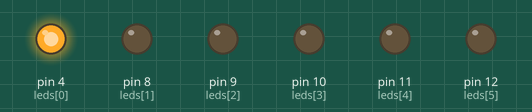
Simulated run of this sketch. Board: Arduino Uno, built with avr-gcc and run on an emulated ATmega328P. On the bench: output pins drawn as LEDs (lit = HIGH).

Above: at 0.2 s.
At 0.7 s:
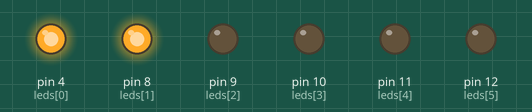
At 2.2 s:
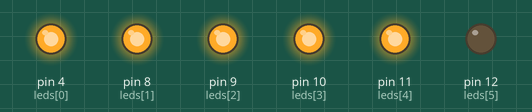
At 3.7 s:
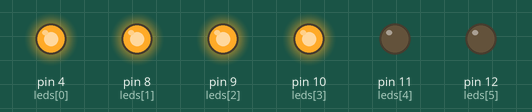
At 5.7 s:
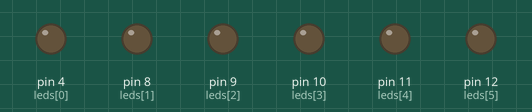
At 7.2 s:
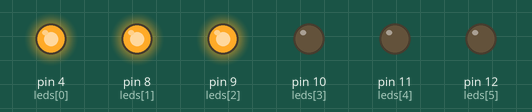
Timing chart, 0 to 7.8 s (numbered marks = the images above):
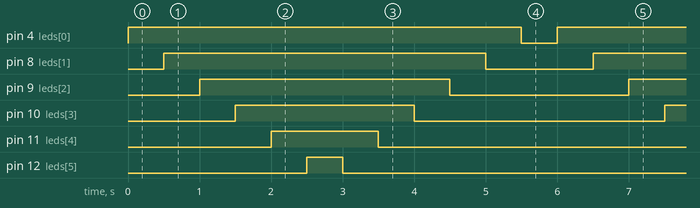

The sketch:

prender_led_secuencial.ino
```cpp
int leds[] = {4,8,9,10,11,12};
int tiempo=500;
void setup() {
   for(int pin=0; pin<=5; pin++)
  {
    pinMode(leds[pin], OUTPUT);
  }

}

void loop() {
  for(int pin=0; pin<=5; pin++)
  {
      digitalWrite(leds[pin], HIGH);
      delay(tiempo);
   }
   for(int pin=5; pin>=0;pin--)
   {
    digitalWrite(leds[pin], LOW);
    delay(tiempo);
   }
}
```

Measured:
- by itself, pin 4 (leds[0]): alternates HIGH for 5.5 s and LOW for 0.50 s
- by itself, pin 8 (leds[1]): alternates HIGH for 4.5 s and LOW for 1.5 s
- by itself, pin 9 (leds[2]): alternates HIGH for 3.5 s and LOW for 2.5 s
- by itself, pin 10 (leds[3]): alternates HIGH for 2.5 s and LOW for 3.5 s
- by itself, pin 11 (leds[4]): alternates HIGH for 1.5 s and LOW for 4.5 s
- by itself, pin 12 (leds[5]): alternates HIGH for 0.50 s and LOW for 5.5 s
